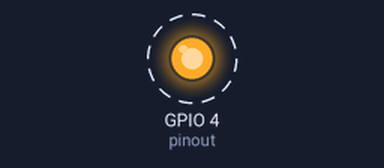
The program below on a simulated ESP32. Parts: output pins drawn as LEDs (lit = HIGH). Dashed ring = blinking.

Above: at 0.5 s.
Timing chart, 0 to 4.6 s (numbered marks = the images above):
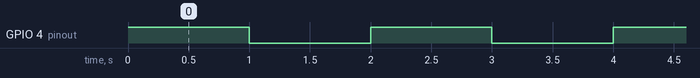

The program:

main.cpp
```cpp
#include <Arduino.h>

int pinout = 4;

void setup()
{
Serial.begin(115200);
pinMode(pinout, OUTPUT);
}

void loop() {
  digitalWrite(pinout, HIGH);   // turn the LED on (HIGH is the voltage level)
  delay(1000);                  // wait for a second
  digitalWrite(pinout, LOW);    // turn the LED off by making the voltage LOW
  delay(1000);                  // wait for a second
}
```

Measured:
- by itself, GPIO 4 (pinout): alternates HIGH for 1.0 s and LOW for 1.0 s
